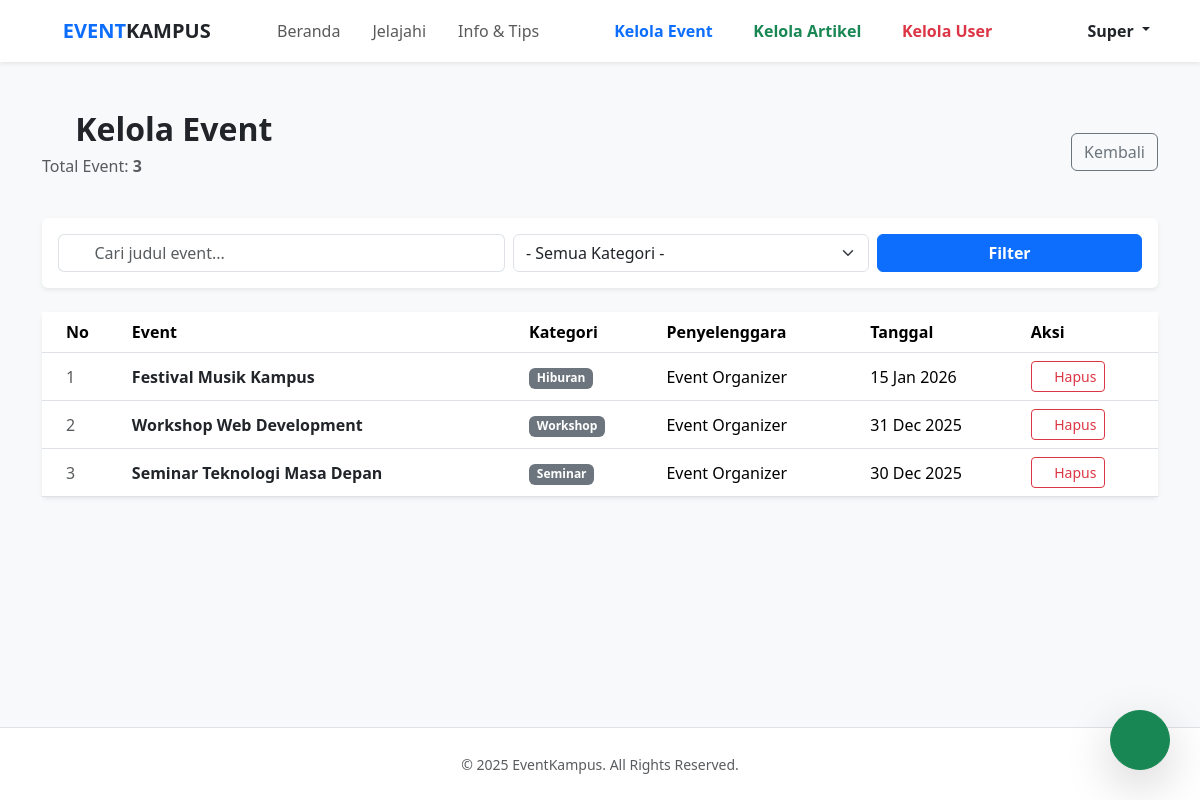
/admin/manage_events.php (signed in), run on the app's committed database.
### tables this page shows
CREATE TABLE `events` (
    `id` int NOT NULL,
    `title` varchar(200) NOT NULL,
    `description` text,
    `event_date` datetime NOT NULL,
    `location` varchar(100) DEFAULT NULL,
    `zoom_link` varchar(255) DEFAULT NULL,
    `category` varchar(50) DEFAULT NULL,
    `event_type` enum('offline', 'online') DEFAULT 'offline',
    `price` decimal(10, 2) DEFAULT '0.00',
    `poster` varchar(255) DEFAULT NULL,
    `user_id` int DEFAULT NULL,
    `created_at` timestamp NULL DEFAULT CURRENT_TIMESTAMP,
    `participants` int DEFAULT '0',
    `is_reminder_sent` tinyint(1) DEFAULT '0',
    `certificate_link` text,
    `payment_info_bank` varchar(255) DEFAULT NULL,
    `payment_info_ewallet` varchar(255) DEFAULT NULL,
    `reminder_sent` tinyint(1) DEFAULT '0'
);

CREATE TABLE `users` (
    `id` int NOT NULL,
    `name` varchar(100) NOT NULL,
    `email` varchar(100) NOT NULL,
    `campus` varchar(100) DEFAULT NULL,
    `password` varchar(255) DEFAULT NULL,
    `role` enum(
        'admin',
        'mahasiswa',
        'event_organizer'
    ) DEFAULT 'mahasiswa',
    `created_at` timestamp NULL DEFAULT CURRENT_TIMESTAMP,
    `google_id` varchar(255) DEFAULT NULL,
    `photo` varchar(255) DEFAULT NULL,
    `google_refresh_token` text,
    `description` text,
    `is_verified` tinyint(1) DEFAULT '0',
    `verification_token` varchar(255) DEFAULT NULL,
    `notify_email` tinyint(1) DEFAULT '1',
    `notify_web` tinyint(1) DEFAULT '1',
    `reset_token` varchar(255) DEFAULT NULL,
    `reset_expires_at` datetime DEFAULT NULL
);

### admin/manage_events.php (the view, shortened to what this page needs)
<?php
require_once __DIR__ . '/../includes/header.php';
$where = "1=1";
$search_q = isset($_GET['q']) ? trim($_GET['q']) : '';
$filter_cat = isset($_GET['cat']) ? trim($_GET['cat']) : '';
$query = "
    SELECT e.id, e.title, e.event_date, e.category, u.name as organizer_name
    FROM events e
    JOIN users u ON e.user_id = u.id
    WHERE $where
    ORDER BY e.event_date DESC
";
$stmt = $conn->prepare($query);
$stmt->execute();
$result = $stmt->get_result();
?>
<div class="container py-5">
    <div class="d-flex justify-content-between align-items-center mb-4">
        <div>
            <h2 class="fw-bold mb-1"><i class="bi bi-calendar-event"></i> Kelola Event</h2>
            <p class="text-muted">Total Event: <strong><?= $result->num_rows ?></strong></p>
        </div>
        <a href="../pages/dashboard.php" class="btn btn-outline-secondary">Kembali</a>
    </div>
    <div class="card border-0 shadow-sm mb-4">
        <div class="card-body p-3">
            <form method="GET" class="row g-2 align-items-center">
                <div class="col-md-5">
                    <div class="input-group">
                        <span class="input-group-text bg-white border-end-0"><i
                                class="bi bi-search text-muted"></i></span>
                        <input type="text" name="q" class="form-control border-start-0 ps-0"
                            placeholder="Cari judul event..." value="<?= htmlspecialchars($search_q) ?>">
                    </div>
                </div>
                <div class="col-md-4">
                    <select name="cat" class="form-select" onchange="this.form.submit()">
                        <option value="" <?= empty($filter_cat) ? 'selected' : '' ?>>- Semua Kategori -</option>
                    </select>
                </div>
                <div class="col-md-3 d-flex gap-2">
                    <button type="submit" class="btn btn-primary w-100 fw-bold">Filter</button>
                </div>
            </form>
        </div>
    </div>
    <div class="card border-0 shadow-sm">
        <div class="card-body p-0">
            <div class="table-responsive">
                <table class="table table-hover align-middle mb-0">
                    <thead class="bg-light">
                        <tr>
                            <th class="ps-4">No</th>
                            <th>Event</th>
                            <th>Kategori</th>
                            <th>Penyelenggara</th>
                            <th>Tanggal</th>
                            <th>Aksi</th>
                        </tr>
                    </thead>
                    <tbody>
                        <?php $no = 1;
                        while ($ev = $result->fetch_assoc()): ?>
                            <tr>
                                <td class="ps-4 text-muted"><?= $no++ ?></td>
                                <td>
                                    <a href="../event_management/detail_event.php?id=<?= $ev['id'] ?>"
                                        class="fw-bold text-decoration-none text-dark">
                                        <?= htmlspecialchars($ev['title']) ?>
                                    </a>
                                </td>
                                <td><span class="badge bg-secondary"><?= htmlspecialchars($ev['category'] ?? '-') ?></span>
                                </td>
                                <td><?= htmlspecialchars($ev['organizer_name']) ?></td>
                                <td><?= date('d M Y', strtotime($ev['event_date'])) ?></td>
                                <td>
                                    <a href="../event_management/delete.php?id=<?= $ev['id'] ?>"
                                        class="btn btn-sm btn-outline-danger"
                                        onclick="return confirm('Hapus event ini? Semua data terkait (registrasi, sertifikat) akan ikut terhapus!')"
                                        title="Hapus Event">
                                        <i class="bi bi-trash"></i> Hapus
                                    </a>
                                </td>
                            </tr>
                        <?php endwhile; ?>
                    </tbody>
                </table>
            </div>
        </div>
    </div>
</div>
<?php require_once __DIR__ . '/../includes/footer.php'; ?>

### data on the page
events: title "Festival Musik Kampus", category "Hiburan", user.name "Event Organizer", event_date "15 Jan 2026"
events: title "Workshop Web Development", category "Workshop", user.name "Event Organizer", event_date "31 Dec 2025"
events: title "Seminar Teknologi Masa Depan", category "Seminar", user.name "Event Organizer", event_date "30 Dec 2025"

### other printed values
explode(' ', $_SESSION['name'])[0] "Super"
$result->num_rows "3"
